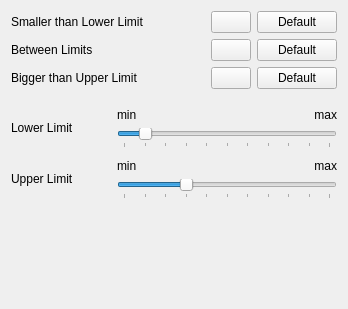
             <widget class="QWidget" name="scrollAreaWidgetContents_9">
              <property name="geometry">
               <rect>
                <x>0</x>
                <y>0</y>
                <width>348</width>
                <height>309</height>
               </rect>
              </property>
              <layout class="QVBoxLayout" name="verticalLayout_33">
               <item>
                <layout class="QHBoxLayout" name="horizontalLayout_19">
                 <item>
                  <layout class="QVBoxLayout" name="verticalLayout_32" stretch="0,1">
                   <item>
                    <layout class="QVBoxLayout" name="verticalLayout_31">
                     <item>
                      <layout class="QGridLayout" name="settingsLayout_4" columnstretch="1,0,0" columnminimumwidth="150,0,0">
                       <item row="0" column="0">
                        <widget class="QLabel" name="PYMETRICS_MCCABE_LOWERLIMIT_LABEL">
                         <property name="minimumSize">
                          <size>
                           <width>100</width>
                           <height>0</height>
                          </size>
                         </property>
                         <property name="text">
                          <string>Smaller than Lower Limit</string>
                         </property>
                        </widget>
                       </item>
                       <item row="2" column="1">
                        <widget class="QColorButton" name="PYMETRICS_MCCABE_UPPERLIMIT_COLOR">
                         <property name="sizePolicy">
                          <sizepolicy hsizetype="Fixed" vsizetype="Fixed">
                           <horstretch>0</horstretch>
                           <verstretch>0</verstretch>
                          </sizepolicy>
                         </property>
                         <property name="text">
                          <string/>
                         </property>
                        </widget>
                       </item>
                       <item row="0" column="2">
                        <widget class="QPushButton" name="PYMETRICS_MCCABE_LOWERLIMIT_RESETCOLOR">
                         <property name="text">
                          <string>Default</string>
                         </property>
                        </widget>
                       </item>
                       <item row="1" column="0">
                        <widget class="QLabel" name="PYMETRICS_MCCABE_BETWEENLIMITS_LABEL">
                         <property name="text">
                          <string>Between Limits</string>
                         </property>
                        </widget>
                       </item>
                       <item row="2" column="2">
                        <widget class="QPushButton" name="PYMETRICS_MCCABE_UPPERLIMIT_RESETCOLOR">
                         <property name="text">
                          <string>Default</string>
                         </property>
                        </widget>
                       </item>
                       <item row="1" column="1">
                        <widget class="QColorButton" name="PYMETRICS_MCCABE_BETWEENLIMITS_COLOR">
                         <property name="sizePolicy">
                          <sizepolicy hsizetype="Fixed" vsizetype="Fixed">
                           <horstretch>0</horstretch>
                           <verstretch>0</verstretch>
                          </sizepolicy>
                         </property>
                         <property name="text">
                          <string/>
                         </property>
                        </widget>
                       </item>
                       <item row="2" column="0">
                        <widget class="QLabel" name="PYMETRICS_MCCABE_UPPERLIMIT_LABEL">
                         <property name="text">
                          <string>Bigger than Upper Limit</string>
                         </property>
                        </widget>
                       </item>
                       <item row="0" column="1">
                        <widget class="QColorButton" name="PYMETRICS_MCCABE_LOWERLIMIT_COLOR">
                         <property name="sizePolicy">
                          <sizepolicy hsizetype="Fixed" vsizetype="Fixed">
                           <horstretch>0</horstretch>
                           <verstretch>0</verstretch>
                          </sizepolicy>
                         </property>
                         <property name="text">
                          <string/>
                         </property>
                        </widget>
                       </item>
                       <item row="1" column="2">
                        <widget class="QPushButton" name="PYMETRICS_MCCABE_BETWEENLIMITS_RESETCOLOR">
                         <property name="text">
                          <string>Default</string>
                         </property>
                        </widget>
                       </item>
                      </layout>
                     </item>
                     <item>
                      <spacer name="verticalSpacer_15">
                       <property name="orientation">
                        <enum>Qt::Vertical</enum>
                       </property>
                       <property name="sizeType">
                        <enum>QSizePolicy::Minimum</enum>
                       </property>
                       <property name="sizeHint" stdset="0">
                        <size>
                         <width>20</width>
                         <height>13</height>
                        </size>
                       </property>
                      </spacer>
                     </item>
                     <item>
                      <layout class="QHBoxLayout" name="horizontalLayout_16" stretch="0,1">
                       <item>
                        <widget class="QLabel" name="PYMETRICS_MCCABE_LOWERLIMIT_SLIDER_LABEL">
                         <property name="minimumSize">
                          <size>
                           <width>100</width>
                           <height>0</height>
                          </size>
                         </property>
                         <property name="text">
                          <string>Lower Limit</string>
                         </property>
                        </widget>
                       </item>
                       <item>
                        <layout class="QVBoxLayout" name="verticalLayout_9">
                         <item>
                          <layout class="QHBoxLayout" name="horizontalLayout_9">
                           <item>
                            <widget class="QLabel" name="PYMETRICS_MCCABE_LOWERLIMIT_SLIDER_MINVALUE">
                             <property name="text">
                              <string>min</string>
                             </property>
                            </widget>
                           </item>
                           <item>
                            <widget class="QLabel" name="PYMETRICS_MCCABE_LOWERLIMIT_SLIDER_MAXVALUE">
                             <property name="text">
                              <string>max</string>
                             </property>
                             <property name="alignment">
                              <set>Qt::AlignRight|Qt::AlignTrailing|Qt::AlignVCenter</set>
                             </property>
                            </widget>
                           </item>
                          </layout>
                         </item>
                         <item>
                          <widget class="QSlider" name="PYMETRICS_MCCABE_LOWERLIMIT_SLIDER">
                           <property name="minimum">
                            <number>0</number>
                           </property>
                           <property name="maximum">
                            <number>100</number>
                           </property>
                           <property name="sliderPosition">
                            <number>10</number>
                           </property>
                           <property name="orientation">
                            <enum>Qt::Horizontal</enum>
                           </property>
                           <property name="invertedAppearance">
                            <bool>false</bool>
                           </property>
                           <property name="tickPosition">
                            <enum>QSlider::TicksBelow</enum>
                           </property>
                           <property name="tickInterval">
                            <number>10</number>
                           </property>
                          </widget>
                         </item>
                        </layout>
                       </item>
                      </layout>
                     </item>
                     <item>
                      <spacer name="verticalSpacer_14">
                       <property name="orientation">
                        <enum>Qt::Vertical</enum>
                       </property>
                       <property name="sizeHint" stdset="0">
                        <size>
                         <width>20</width>
                         <height>5</height>
                        </size>
                       </property>
                      </spacer>
                     </item>
                     <item>
                      <layout class="QHBoxLayout" name="horizontalLayout_18" stretch="0,1">
                       <item>
                        <widget class="QLabel" name="PYMETRICS_MCCABE_UPPERLIMIT_SLIDER_LABEL">
                         <property name="minimumSize">
                          <size>
                           <width>100</width>
                           <height>0</height>
                          </size>
                         </property>
                         <property name="text">
                          <string>Upper Limit</string>
                         </property>
                        </widget>
                       </item>
                       <item>
                        <layout class="QVBoxLayout" name="verticalLayout_30">
                         <item>
                          <layout class="QHBoxLayout" name="horizontalLayout_17">
                           <item>
                            <widget class="QLabel" name="PYMETRICS_MCCABE_UPPERLIMIT_SLIDER_MINVALUE">
                             <property name="text">
                              <string>min</string>
                             </property>
                            </widget>
                           </item>
                           <item>
                            <widget class="QLabel" name="PYMETRICS_MCCABE_UPPERLIMIT_SLIDER_MAXVALUE">
                             <property name="text">
                              <string>max</string>
                             </property>
                             <property name="alignment">
                              <set>Qt::AlignRight|Qt::AlignTrailing|Qt::AlignVCenter</set>
                             </property>
                            </widget>
                           </item>
                          </layout>
                         </item>
                         <item>
                          <widget class="QSlider" name="PYMETRICS_MCCABE_UPPERLIMIT_SLIDER">
                           <property name="maximum">
                            <number>100</number>
                           </property>
                           <property name="sliderPosition">
                            <number>30</number>
                           </property>
                           <property name="orientation">
                            <enum>Qt::Horizontal</enum>
                           </property>
                           <property name="invertedAppearance">
                            <bool>false</bool>
                           </property>
                           <property name="invertedControls">
                            <bool>false</bool>
                           </property>
                           <property name="tickPosition">
                            <enum>QSlider::TicksBelow</enum>
                           </property>
                           <property name="tickInterval">
                            <number>10</number>
                           </property>
                          </widget>
                         </item>
                        </layout>
                       </item>
                      </layout>
                     </item>
                    </layout>
                   </item>
                   <item>
                    <spacer name="verticalSpacer_16">
                     <property name="orientation">
                      <enum>Qt::Vertical</enum>
                     </property>
                     <property name="sizeHint" stdset="0">
                      <size>
                       <width>20</width>
                       <height>40</height>
                      </size>
                     </property>
                    </spacer>
                   </item>
                  </layout>
                 </item>
                </layout>
               </item>
              </layout>
             </widget>
